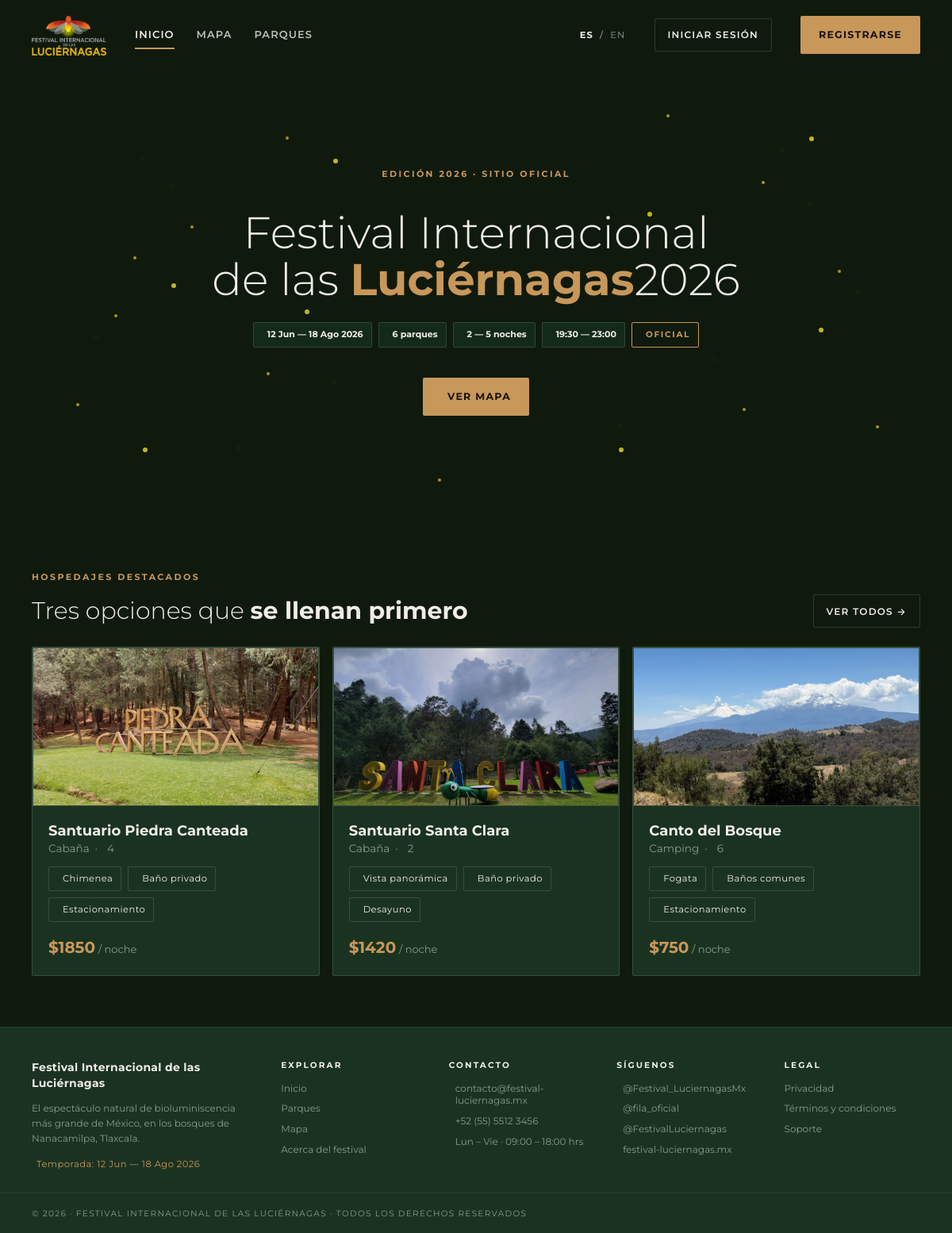
The page / on the database its author committed.
### apps/core/models.py (models this page shows, shortened)
class ContactoFestival(models.Model):
    email = models.EmailField("correo de contacto", default="contacto@festival-luciernagas.mx")
    telefono = models.CharField("teléfono", max_length=40, default="+52 (55) 5512 3456")
    horario = models.CharField("horario", max_length=120, default="Lun – Vie · 09:00 – 18:00 hrs")
    instagram = models.CharField("Instagram", max_length=120, blank=True, default="@Festival_LuciernagasMx")
    web = models.CharField("Sitio web", max_length=120, blank=True, default="festival-luciernagas.mx")
    twitter = models.CharField("Twitter / X", max_length=120, blank=True, default="@fila_oficial")
    youtube = models.CharField("YouTube", max_length=120, blank=True, default="@FestivalLuciernagas")
    mensaje_soporte = models.TextField(
        "mensaje de soporte",
        default=(
            "Si necesitas ayuda con tu reservación o tienes preguntas sobre el "
            "Festival Internacional de las Luciérnagas, escríbenos a "
            "contacto@festival-luciernagas.mx. Te responderemos en un máximo de "
            "24 horas hábiles."
        ),
    )
    fechas_festival = models.CharField("fechas del festival", max_length=80, default="12 Jun — 18 Ago 2026")
    num_parques = models.PositiveSmallIntegerField("número de parques", default=6)
    class Meta:
        verbose_name = "información de contacto"
        verbose_name_plural = "información de contacto"
    @classmethod
    def get_solo(cls):
        obj = cls.objects.first()
        if obj is None:
            obj = cls.objects.create()
        return obj

class Parque(models.Model):
    TIPOS = [
        ("Cabaña", "Cabaña"),
        ("Camping", "Camping"),
    ]
    slug = models.SlugField("identificador", unique=True)
    nombre = models.CharField("nombre", max_length=120)
    tipo = models.CharField("tipo", max_length=20, choices=TIPOS, default="Cabaña")
    precio = models.PositiveIntegerField("precio por noche", default=0)
    capacidad_personas = models.PositiveSmallIntegerField("capacidad por hospedaje", default=4)
    capacidad_cabanas = models.PositiveSmallIntegerField("cupo de cabañas", default=0)
    capacidad_camping = models.PositiveSmallIntegerField("cupo de zonas de camping", default=0)
    rating = models.DecimalField("calificación", max_digits=2, decimal_places=1, default=4.5)
    direccion = models.CharField("dirección", max_length=200, blank=True)
    lat = models.FloatField("latitud", default=19.46)
    lng = models.FloatField("longitud", default=-98.55)
    carpeta_imagenes = models.CharField(
        "carpeta de imágenes",
        max_length=80,
        help_text="Nombre de la carpeta en static/core/assets/parks/",
    )
    activo = models.BooleanField("activo", default=True)
    ultima_edicion = models.DateTimeField("última edición", auto_now=True)
    class Meta:
        verbose_name = "parque"
        verbose_name_plural = "parques"
        ordering = ["-rating", "nombre"]
    @property
    def name(self):
        return self.nombre
    @property
    def type(self):
        return self.tipo
    @property
    def price(self):
        return self.precio
    @property
    def capacity(self):
        return f"{self.capacidad_personas} pers"
    @property
    def images(self):
        return [
            f"core/assets/parks/{self.carpeta_imagenes}/imagen{i}.jpg"
            for i in range(1, 6)
        ]
    @property
    def amenity_items(self):
        return [
            {"label": a.label, "icon": amenity_icon(a.label)}
            for a in self.amenidades.all()
        ]

class Amenidad(models.Model):
    parque = models.ForeignKey(
        Parque, related_name="amenidades", on_delete=models.CASCADE
    )
    label = models.CharField("amenidad", max_length=80)
    class Meta:
        verbose_name = "amenidad"
        verbose_name_plural = "amenidades"
        ordering = ["id"]

### apps/core/views.py (the view)
# urls.py: path("", views.home, name="home"),
def home(request):
    return render(request, "core/home.html", _context("home"))

### apps/core/templates/core/home.html (shortened to what this page needs)
{% extends "core/base.html" %}
{% block content %}
<section class="hero">
  <div class="fireflies" aria-hidden="true">
    <div class="ff-group ff-back">
      <div class="ff-x" style="left:15%;top:20%;--dx:5.2s;--dy:7.1s;--db:4.3s;--rx:10;--ry:12;--delay:-1.2s"><div class="ff-y"><div class="ff-glow"></div></div></div>
      <div class="ff-x" style="left:85%;top:30%;--dx:6.1s;--dy:5.4s;--db:3.8s;--rx:12;--ry:8;--delay:-2.5s"><div class="ff-y"><div class="ff-glow"></div></div></div>
      <div class="ff-x" style="left:35%;top:70%;--dx:4.8s;--dy:6.2s;--db:5.1s;--rx:8;--ry:14;--delay:-0.8s"><div class="ff-y"><div class="ff-glow"></div></div></div>
      <div class="ff-x" style="left:65%;top:80%;--dx:7.3s;--dy:4.9s;--db:4.5s;--rx:15;--ry:10;--delay:-3.1s"><div class="ff-y"><div class="ff-glow"></div></div></div>
      <div class="ff-x" style="left:10%;top:60%;--dx:5.5s;--dy:6.8s;--db:3.9s;--rx:11;--ry:15;--delay:-1.7s"><div class="ff-y"><div class="ff-glow"></div></div></div>
      <div class="ff-x" style="left:90%;top:50%;--dx:6.4s;--dy:5.2s;--db:4.2s;--rx:9;--ry:11;--delay:-2.2s"><div class="ff-y"><div class="ff-glow"></div></div></div>
      <div class="ff-x" style="left:18%;top:26%;--dx:5.1s;--dy:7.5s;--db:4.7s;--rx:14;--ry:9;--delay:-0.5s"><div class="ff-y"><div class="ff-glow"></div></div></div>
      <div class="ff-x" style="left:82%;top:18%;--dx:6.7s;--dy:4.6s;--db:3.6s;--rx:13;--ry:13;--delay:-2.9s"><div class="ff-y"><div class="ff-glow"></div></div></div>
      <div class="ff-x" style="left:25%;top:85%;--dx:4.9s;--dy:6.5s;--db:4.4s;--rx:10;--ry:16;--delay:-1.1s"><div class="ff-y"><div class="ff-glow"></div></div></div>
      <div class="ff-x" style="left:75%;top:65%;--dx:5.8s;--dy:5.9s;--db:4.0s;--rx:16;--ry:12;--delay:-3.5s"><div class="ff-y"><div class="ff-glow"></div></div></div>
    </div>
    <div class="ff-group ff-mid">
      <div class="ff-x" style="left:20%;top:35%;--dx:4.1s;--dy:5.8s;--db:3.2s;--rx:18;--ry:20;--delay:-1.4s"><div class="ff-y"><div class="ff-glow"></div></div></div>
      <div class="ff-x" style="left:80%;top:25%;--dx:5.3s;--dy:4.2s;--db:2.8s;--rx:22;--ry:15;--delay:-2.7s"><div class="ff-y"><div class="ff-glow"></div></div></div>
      <div class="ff-x" style="left:28%;top:68%;--dx:4.5s;--dy:5.1s;--db:3.5s;--rx:15;--ry:25;--delay:-0.3s"><div class="ff-y"><div class="ff-glow"></div></div></div>
      <div class="ff-x" style="left:78%;top:76%;--dx:5.9s;--dy:4.7s;--db:3.1s;--rx:20;--ry:18;--delay:-1.9s"><div class="ff-y"><div class="ff-glow"></div></div></div>
      <div class="ff-x" style="left:12%;top:55%;--dx:4.2s;--dy:5.5s;--db:2.9s;--rx:17;--ry:22;--delay:-3.2s"><div class="ff-y"><div class="ff-glow"></div></div></div>
      <div class="ff-x" style="left:88%;top:45%;--dx:5.6s;--dy:4.9s;--db:3.7s;--rx:19;--ry:16;--delay:-0.9s"><div class="ff-y"><div class="ff-glow"></div></div></div>
      <div class="ff-x" style="left:30%;top:15%;--dx:4.7s;--dy:5.3s;--db:3.3s;--rx:25;--ry:19;--delay:-2.1s"><div class="ff-y"><div class="ff-glow"></div></div></div>
      <div class="ff-x" style="left:70%;top:10%;--dx:5.1s;--dy:4.4s;--db:2.6s;--rx:16;--ry:21;--delay:-1.6s"><div class="ff-y"><div class="ff-glow"></div></div></div>
      <div class="ff-x" style="left:46%;top:92%;--dx:4.4s;--dy:5.7s;--db:3.4s;--rx:21;--ry:17;--delay:-3.8s"><div class="ff-y"><div class="ff-glow"></div></div></div>
      <div class="ff-x" style="left:8%;top:75%;--dx:5.5s;--dy:4.1s;--db:2.7s;--rx:23;--ry:24;--delay:-0.6s"><div class="ff-y"><div class="ff-glow"></div></div></div>
      <div class="ff-x" style="left:92%;top:80%;--dx:4.6s;--dy:5.9s;--db:3.6s;--rx:18;--ry:20;--delay:-2.4s"><div class="ff-y"><div class="ff-glow"></div></div></div>
      <div class="ff-x" style="left:14%;top:42%;--dx:5.2s;--dy:4.8s;--db:3.0s;--rx:24;--ry:15;--delay:-1.3s"><div class="ff-y"><div class="ff-glow"></div></div></div>
    </div>
    <div class="ff-group ff-front">
      <div class="ff-x" style="left:18%;top:48%;--dx:3.2s;--dy:4.5s;--db:2.1s;--rx:35;--ry:40;--delay:-0.7s"><div class="ff-y"><div class="ff-glow"></div></div></div>
      <div class="ff-x" style="left:86%;top:58%;--dx:4.1s;--dy:3.6s;--db:1.8s;--rx:40;--ry:35;--delay:-2.3s"><div class="ff-y"><div class="ff-glow"></div></div></div>
      <div class="ff-x" style="left:32%;top:54%;--dx:3.5s;--dy:4.2s;--db:2.4s;--rx:30;--ry:45;--delay:-1.1s"><div class="ff-y"><div class="ff-glow"></div></div></div>
      <div class="ff-x" style="left:68%;top:32%;--dx:4.6s;--dy:3.1s;--db:1.9s;--rx:45;--ry:30;--delay:-3.4s"><div class="ff-y"><div class="ff-glow"></div></div></div>
      <div class="ff-x" style="left:15%;top:85%;--dx:3.8s;--dy:4.7s;--db:2.2s;--rx:38;--ry:42;--delay:-0.4s"><div class="ff-y"><div class="ff-glow"></div></div></div>
      <div class="ff-x" style="left:85%;top:15%;--dx:4.3s;--dy:3.4s;--db:1.7s;--rx:42;--ry:38;--delay:-2.8s"><div class="ff-y"><div class="ff-glow"></div></div></div>
      <div class="ff-x" style="left:35%;top:20%;--dx:3.1s;--dy:4.9s;--db:2.5s;--rx:48;--ry:32;--delay:-1.5s"><div class="ff-y"><div class="ff-glow"></div></div></div>
      <div class="ff-x" style="left:65%;top:85%;--dx:4.8s;--dy:3.2s;--db:2.0s;--rx:32;--ry:48;--delay:-3.7s"><div class="ff-y"><div class="ff-glow"></div></div></div>
    </div>
  </div>
  <div class="hero__content">
    <p class="eyebrow">{{ t.hero_eyebrow }}</p>
    <h1 class="hero-title"><span>Festival Internacional</span><span>de las <strong>Luci&eacute;rnagas</strong></span><span>2026</span></h1>
    <div class="hero__chips">
      <span class="info-chip">{{ festival_contacto.fechas_festival|default:"12 Jun — 18 Ago 2026" }}</span>
      <span class="info-chip">{{ parks|length }} {{ t.hero_parks_word }}</span>
      <span class="info-chip">{{ t.hero_nights }}</span>
      <span class="info-chip">19:30 — 23:00</span>
      <span class="seal">{{ t.hero_official }}</span>
    </div>
    <a class="button button--primary hero__button hero__button--desktop" href="{% url 'core:map' %}">
       {{ t.btn_ver_mapa }}
    </a>
  </div>
</section>
<section class="section">
  <div class="section__header">
    <div>
      <p class="eyebrow">{{ t.featured_eyebrow }}</p>
      <h2 class="featured-title">{{ t.featured_title_1 }} <strong>{{ t.featured_title_2 }}</strong></h2>
    </div>
    <a class="button button--secondary" href="{% url 'core:park_list' %}">{{ t.featured_ver_todos }} →</a>
  </div>
  <div class="grid grid--3">
    {% for park in featured_parks %}
      {% include "core/partials/park_card.html" with card_variant="featured" %}
    {% endfor %}
  </div>
</section>
{% endblock %}

### apps/core/templates/core/base.html (shortened to what this page needs)
{% load static %}
<!doctype html>
<html lang="es">
<head>
  <link rel="stylesheet" href="https://unpkg.com/@phosphor-icons/web@2.1.1/src/regular/style.css">
  <link rel="stylesheet" href="{% static 'core/css/festival.css' %}">
</head>
<body class="{% if active == 'login' or active == 'register' or active == 'password_reset' %}page-auth-mobile{% endif %}">
  <div class="site-shell">
    {% include "core/partials/navbar.html" %}
    <main class="site-main {% if full_bleed %}site-main--flush{% endif %}">
      {% block content %}{% endblock %}
    </main>
    {% if not hide_footer %}
      {% include "core/partials/footer.html" %}
    {% endif %}
  </div>
</body>
</html>

### apps/core/templates/core/partials/navbar.html (shortened to what this page needs)
{% load static %}
<header class="nav">
  <a class="nav__brand" href="{% url 'core:home' %}" aria-label="Inicio">
    <img class="nav__logo nav__logo--desktop" src="{% static 'core/assets/logo-fila.png' %}" alt="Festival Internacional de las Luci&eacute;rnagas">
  </a>
  <nav class="nav__links" aria-label="Principal">
    <a class="nav__link {% if active == 'home' %}is-active{% endif %}" href="{% url 'core:home' %}">{{ t.nav_inicio }}</a>
    <a class="nav__link {% if active == 'map' %}is-active{% endif %}" href="{% url 'core:map' %}">{{ t.nav_mapa }}</a>
    <a class="nav__link {% if active == 'park_list' %}is-active{% endif %}" href="{% url 'core:park_list' %}">{{ t.nav_parques }}</a>
  </nav>
  <div class="language-switch" aria-label="{{ t.nav_idioma }}">
    {% if LANG == 'en' %}
      <a href="{% url 'core:set_idioma' 'es' %}">ES</a>
      <span>/</span>
      <strong>EN</strong>
    {% else %}
      <strong>ES</strong>
      <span>/</span>
      <a href="{% url 'core:set_idioma' 'en' %}">EN</a>
    {% endif %}
  </div>
  {% if request.user.is_authenticated %}
    <a class="nav__link nav__link--account {% if active == 'reservations' %}is-active{% endif %}" href="{% url 'core:reservations' %}">{{ t.nav_reservaciones }}</a>
    <a class="nav__link nav__link--account {% if active == 'account' %}is-active{% endif %}" href="{% url 'core:account' %}">{{ t.nav_cuenta }}</a>
  {% else %}
    <a class="button button--secondary nav__auth-link" href="{% url 'core:login' %}">{{ t.nav_login }}</a>
    <a class="button button--primary nav__auth-link" href="{% url 'core:register' %}">{{ t.nav_register }}</a>
  {% endif %}
</header>

### apps/core/templates/core/partials/park_card.html (shortened to what this page needs)
{% load static %}
<article class="card park-card {% if card_variant == 'featured' %}park-card--featured{% else %}park-card--list{% endif %}">
  <a class="park-card__photo photo-placeholder" href="{% url 'core:park_detail' park.slug %}">
    {% if park.images %}
      <img src="{% static park.images|first %}" alt="{{ park.name }}" class="park-card__img">
    {% else %}
      <span>Foto &middot; {{ park.name }}</span>
    {% endif %}
  </a>
  <div class="park-card__body">
    <div class="park-card__head">
      <h3>{{ park.name }}</h3>
    </div>
    <p class="park-card__meta">
      <span>{{ park.type }}</span>
      <span aria-hidden="true">&middot;</span>
      <span class="park-card__capacity">
        {{ park.capacity|cut:" pers"|cut:" personas"|cut:" persona" }}
      </span>
    </p>
    <div class="chips park-card__chips">
      {% for amenity in park.amenity_items|slice:":3" %}
        <span class="chip">
          {{ amenity.label }}
        </span>
      {% endfor %}
    </div>
    <div class="park-card__bottom">
      <div class="park-card__price">
        <strong>${{ park.price }}</strong>
        <span>/ noche</span>
      </div>
    </div>
  </div>
</article>

### apps/core/templates/core/partials/footer.html (shortened to what this page needs)
<footer class="footer footer--rich">
  <div class="footer__main">
    <div class="footer__brand">
      <strong class="footer__brand-name">Festival Internacional de las Luci&eacute;rnagas</strong>
      <p class="footer__tagline">{{ t.footer_tagline }}</p>
      {% if festival_contacto %}
        <p class="footer__season">
          {{ t.footer_dates }}: {{ festival_contacto.fechas_festival }}
        </p>
      {% endif %}
    </div>
    <nav class="footer__col" aria-label="{{ t.footer_explore }}">
      <p class="footer__col-title">{{ t.footer_explore }}</p>
      <a href="{% url 'core:home' %}">{{ t.nav_inicio }}</a>
      <a href="{% url 'core:park_list' %}">{{ t.nav_parques }}</a>
      <a href="{% url 'core:map' %}">{{ t.nav_mapa }}</a>
      <a href="{% url 'core:home' %}">{{ t.footer_about }}</a>
    </nav>
    {% if festival_contacto %}
      <div class="footer__col">
        <p class="footer__col-title">{{ t.footer_contact }}</p>
        <a href="mailto:{{ festival_contacto.email }}"> {{ festival_contacto.email }}</a>
        <a href="tel:{{ festival_contacto.telefono }}"> {{ festival_contacto.telefono }}</a>
        <span class="footer__static"> {{ festival_contacto.horario }}</span>
      </div>
      <div class="footer__col">
        <p class="footer__col-title">{{ t.footer_follow }}</p>
        {% if festival_contacto.instagram %}<a href="#"> {{ festival_contacto.instagram }}</a>{% endif %}
        {% if festival_contacto.twitter %}<a href="#"> {{ festival_contacto.twitter }}</a>{% endif %}
        {% if festival_contacto.youtube %}<a href="#"> {{ festival_contacto.youtube }}</a>{% endif %}
        {% if festival_contacto.web %}<a href="#"> {{ festival_contacto.web }}</a>{% endif %}
      </div>
    {% endif %}
    <nav class="footer__col" aria-label="{{ t.footer_legal }}">
      <p class="footer__col-title">{{ t.footer_legal }}</p>
      <a href="#">{{ t.footer_privacy }}</a>
      <a href="#">{{ t.footer_terms }}</a>
      <a href="#">{{ t.footer_support }}</a>
    </nav>
  </div>
  <div class="footer__bottom">
    <span class="footer__copy">&copy; 2026 &middot; Festival Internacional de las Luci&eacute;rnagas &middot; {{ t.footer_rights }}</span>
  </div>
</footer>

### rows shown on the page
ContactoFestival: fechas_festival "12 Jun — 18 Ago 2026", email "contacto@festival-luciernagas.mx", telefono "+52 (55) 5512 3456", horario "Lun – Vie · 09:00 – 18:00 hrs", instagram "@Festival_LuciernagasMx", twitter "@fila_oficial", youtube "@FestivalLuciernagas", web "festival-luciernagas.mx"
Parque: carpeta_imagenes (picture), name "Santuario Piedra Canteada", type "Cabaña", capacity "4", price "1850"
Amenidad: label "Chimenea"
Amenidad: label "Baño privado"
Amenidad: label "Estacionamiento"
Parque: carpeta_imagenes (picture), name "Santuario Santa Clara", type "Cabaña", capacity "2", price "1420"
Amenidad: label "Vista panorámica"
Amenidad: label "Baño privado"
Amenidad: label "Desayuno"
Parque: carpeta_imagenes (picture), name "Canto del Bosque", type "Camping", capacity "6", price "750"
Amenidad: label "Fogata"
Amenidad: label "Baños comunes"
Amenidad: label "Estacionamiento"

### other values the page prints
{{ t.nav_inicio }} "INICIO"
{{ t.nav_mapa }} "MAPA"
{{ t.nav_parques }} "PARQUES"
{{ t.nav_login }} "INICIAR SESIÓN"
{{ t.nav_register }} "REGISTRARSE"
{{ t.hero_eyebrow }} "EDICIÓN 2026 · SITIO OFICIAL"
{{ parks|length }} "6"
{{ t.hero_parks_word }} "parques"
{{ t.hero_nights }} "2 — 5 noches"
{{ t.hero_official }} "OFICIAL"
{{ t.btn_ver_mapa }} "VER MAPA"
{{ t.featured_eyebrow }} "HOSPEDAJES DESTACADOS"
{{ t.featured_title_1 }} "Tres opciones que"
{{ t.featured_title_2 }} "se llenan primero"
{{ t.featured_ver_todos }} "VER TODOS"
